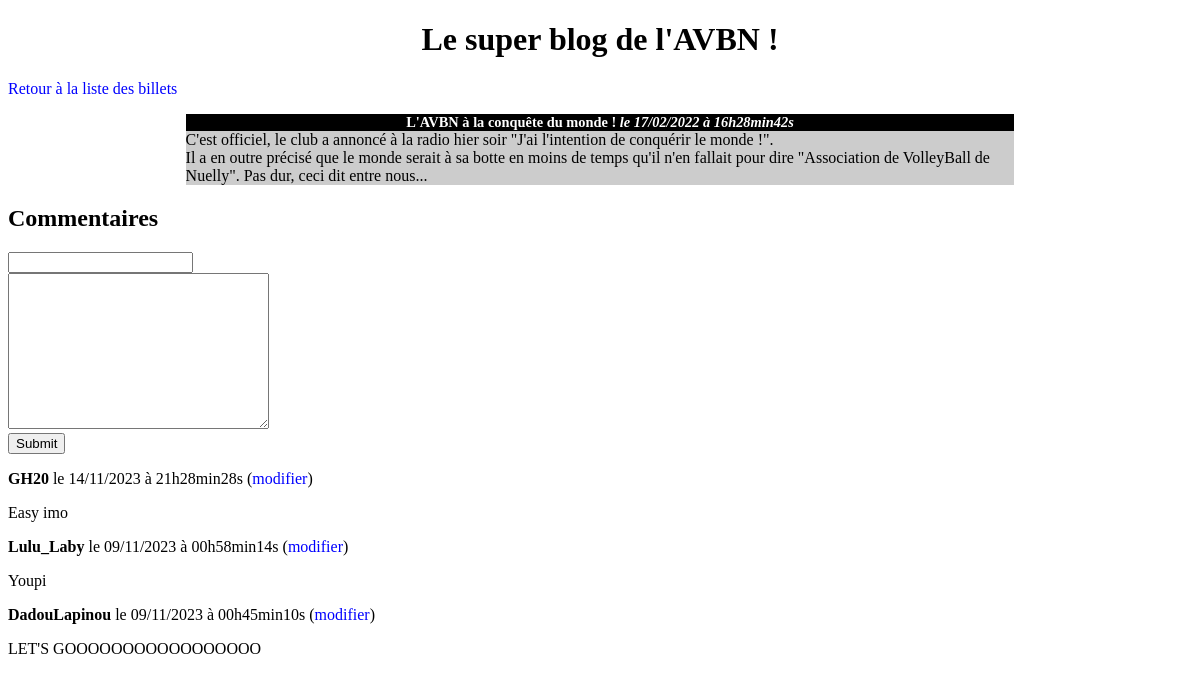
Page /index.php?action=post&id=2 on the committed database.
### tables this page shows
CREATE TABLE `posts` (
  `id` int(11) NOT NULL,
  `title` varchar(255) NOT NULL,
  `content` text NOT NULL,
  `creation_date` datetime NOT NULL
);

CREATE TABLE `comments` (
  `id` int(11) NOT NULL,
  `post_id` int(11) NOT NULL,
  `author` varchar(255) NOT NULL,
  `comment` text NOT NULL,
  `comment_date` datetime NOT NULL
);

### src/controllers/post.php (called while the page is built, shortened)
<?php
require_once('src/lib/database.php');
require_once('src/model/post.php');
require_once('src/model/comment.php');
class Post
{
    function execute(string $identifier)
    {
        $postRepository = new PostRepository;
        $commentRepository = new CommentRepository;
        $postRepository->connection = new DatabaseConnection;
        $commentRepository->connection = new DatabaseConnection;
        $post = $postRepository->getPost($identifier);
        $comments = $commentRepository->getComments($identifier);
        require('templates/post.php');
    }
}

### src/model/post.php (called while the page is built, shortened)
<?php
require_once('src/lib/database.php');
class PostRepository
{
    public DatabaseConnection $connection;
    public function getPost($identifier): Post
    {
        $statement = $this->connection->getConnection()->prepare(
            "SELECT id, title, content, DATE_FORMAT(creation_date, '%d/%m/%Y à %Hh%imin%ss') AS french_creation_date FROM  posts WHERE id = ?"
        );
        $statement->execute([$identifier]);
        $row = $statement->fetch();
        $post = new Post;
        $post->title = $row['title'];
        $post->frenchCreationDate = $row['french_creation_date'];
        $post->content = $row['content'];
        $post->identifier = $row['id'];
        return $post;
    }
}

### src/lib/database.php (called while the page is built, shortened)
<?php
class DatabaseConnection
{
    public ?\PDO $database = null;
    public function getConnection(): \PDO
    {
        if ($this->database === null) {
            $this->database = new \PDO('mysql:host=localhost;dbname=blog;charset=utf8', 'root', '');
        }
        return $this->database;
    }
}

### src/model/comment.php (called while the page is built, shortened)
<?php
require_once('src/lib/database.php');
class CommentRepository
{
    public DatabaseConnection $connection;
    public function getComments(string $post): array
    {
        $statement = $this->connection->getConnection()->prepare(
            "SELECT id, author, comment, DATE_FORMAT(comment_date, '%d/%m/%Y à %Hh%imin%ss') AS french_creation_date, post_id FROM comments WHERE post_id = ? ORDER BY comment_date DESC"
        );
        $statement->execute([$post]);
        $comments = [];
        while (($row = $statement->fetch())) {
            $comment = new Comment();
            $comment->identifier = $row['id'];
            $comment->author = $row['author'];
            $comment->frenchCreationDate = $row['french_creation_date'];
            $comment->comment = $row['comment'];
            $comment->post = $row['post_id'];
            $comments[] = $comment;
        }
        return $comments;
    }
}

### templates/post.php (the view, shortened to what this page needs)
<h1>Le super blog de l'AVBN !</h1>
<p><a href="index.php">Retour à la liste des billets</a></p>
<div class="news">
    <h3>
        <?= htmlspecialchars($post->title) ?>
        <em>le <?= $post->frenchCreationDate ?></em>
    </h3>
    <p>
        <?= nl2br((htmlspecialchars($post->content))) ?>
    </p>
</div>
<h2>Commentaires</h2>
<form action="index.php?action=addComment&id=<?= $post->identifier ?>" method="post">
    <div>
        <label for="author">
            <input type="text" name="author" id="author">
        </label>
    </div>
    <div>
        <label for="comment">
            <textarea name="comment" id="comment" cols="30" rows="10"></textarea>
        </label>
    </div>
    <div>
        <input type="submit">
    </div>
</form>
<?php
foreach ($comments as $comment) {
?>
    <p><strong><?= htmlspecialchars($comment->author) ?></strong>
        le <?= $comment->frenchCreationDate ?> (<a href="index.php?action=updateComment&id=<?= $comment->identifier ?>">modifier</a>)</p>
    <p><?= nl2br(htmlspecialchars($comment->comment)) ?></p>
<?php
}
?>
<?php require('layout.php'); ?>

### style.css (style rules this page uses)
h1, h3 { text-align:center; }
h3 { background-color:black; color:white; font-size:0.9em; margin-bottom:0px; }
.news p { background-color:#CCCCCC; margin-top:0px; }
.news { width:70%; margin:auto; }
a { text-decoration: none; color: blue; }

### rows in the picture
posts: title "L'AVBN à la conquête du monde !", content "C'est officiel, le club a annoncé à la radio hier soir \"J'ai l'intention de conquérir le monde !\". Il a en outre précisé que le monde serait à sa botte en moins de temps qu'il n'en fallait pour dire \"Association de VolleyBall de Nuelly\". Pas dur, ceci dit entre nous..."
comments: author "GH20", frenchCreationDate "14/11/2023 à 21h28min28s", comment "Easy imo"
comments: author "Lulu_Laby", frenchCreationDate "09/11/2023 à 00h58min14s", comment "Youpi"
comments: author "DadouLapinou", frenchCreationDate "09/11/2023 à 00h45min10s", comment "LET'S GOOOOOOOOOOOOOOOOO"

### other values in the picture
$post->frenchCreationDate "17/02/2022 à 16h28min42s"
